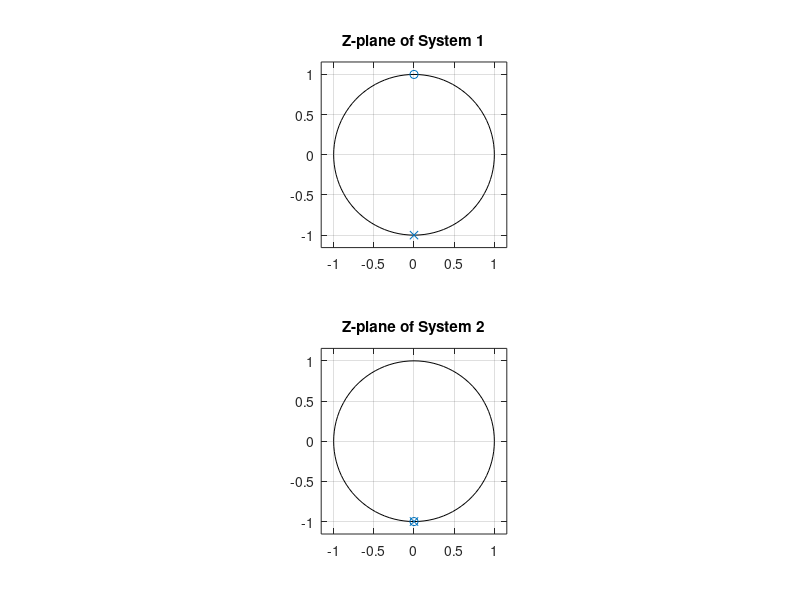
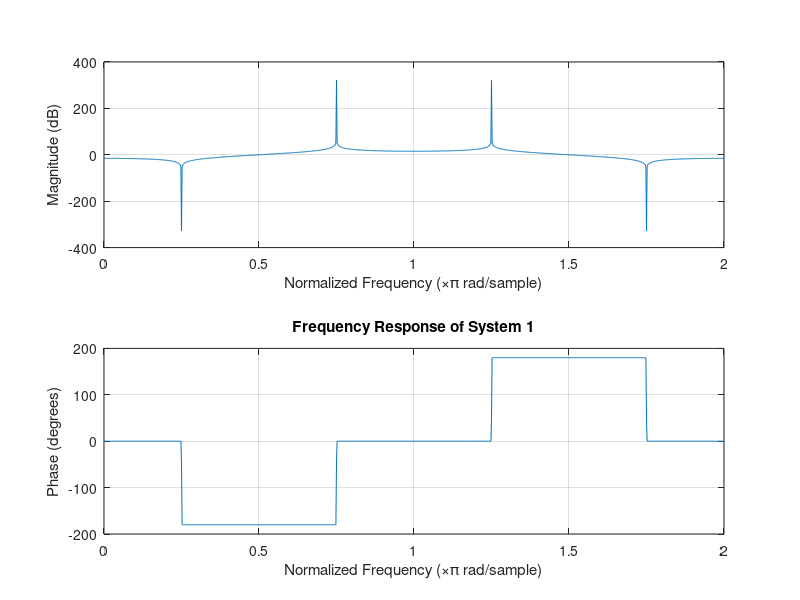
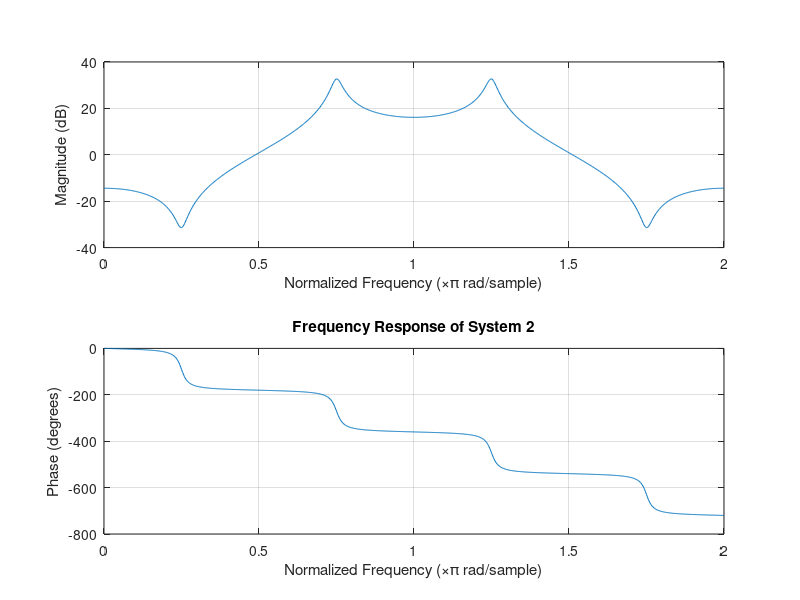
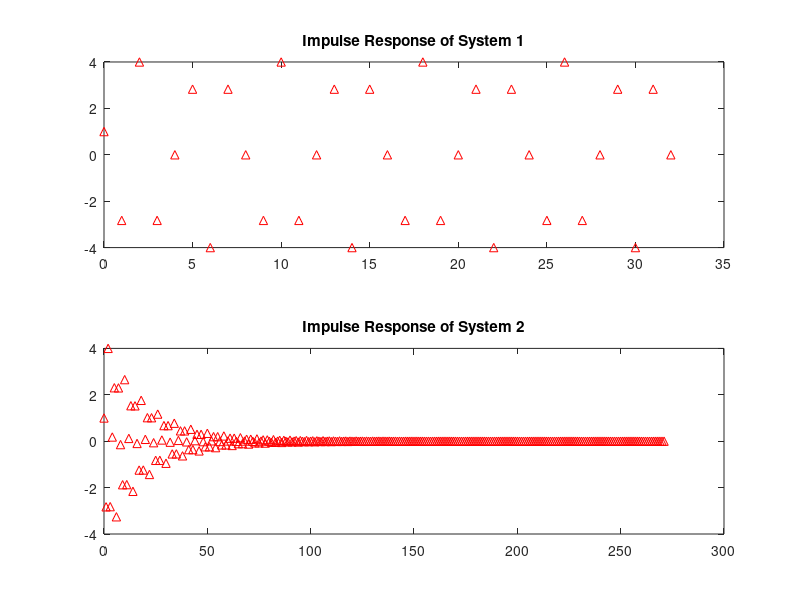

Write the MATLAB code that produced these figures, in order.
clear all;
zero_r1 = 1;
pole_r1 = 1;

zeros_1 = zero_r1 * [exp(1i*(pi/4)),exp(-1i*(pi/4))];
poles_1 = [pole_r1 * exp(3i*(pi/4)), pole_r1 * exp(-3i*(pi/4))];
B1 = poly(zeros_1)
A1 = poly(poles_1)





zero_r2 = 1.05;
pole_r2 = 0.95;

zeros_2 = zero_r2 * [exp(pi*(1/4i)),exp(pi*(-1/4i))];
poles_2 = pole_r2 * [exp(3i*(pi/4)), exp(-3i*(pi/4))];
B2 = poly(zeros_2)
A2 = poly(poles_2)




% Plot Z-plane for both systems in figure 1
figure(1)
subplot(2,1,1)  % Create a 2-row, 1-column grid, plot in 1st cell
zplane(zeros_1, poles_1)
title('Z-plane of System 1')

subplot(2,1,2)  % Plot in 2nd cell
zplane(zeros_2, poles_2)
title('Z-plane of System 2')

% Frequency response for both systems in figure 2
figure(2)
subplot(2,1,1)  % Create a 2-row, 1-column grid, plot in 1st cell
freqz(B1, A1, 1024, 'whole')
title('Frequency Response of System 1')

figure(3)
subplot(2,1,2)  % Plot in 2nd cell
freqz(B2, A2, 1024, 'whole')
title('Frequency Response of System 2')

% Impulse response for both systems in figure 3
figure(4)
subplot(2,1,1)  % Create a 2-row, 1-column grid, plot in 1st cell
impz(B1, A1)
title('Impulse Response of System 1')

subplot(2,1,2)  % Plot in 2nd cell
impz(B2, A2)
title('Impulse Response of System 2')

